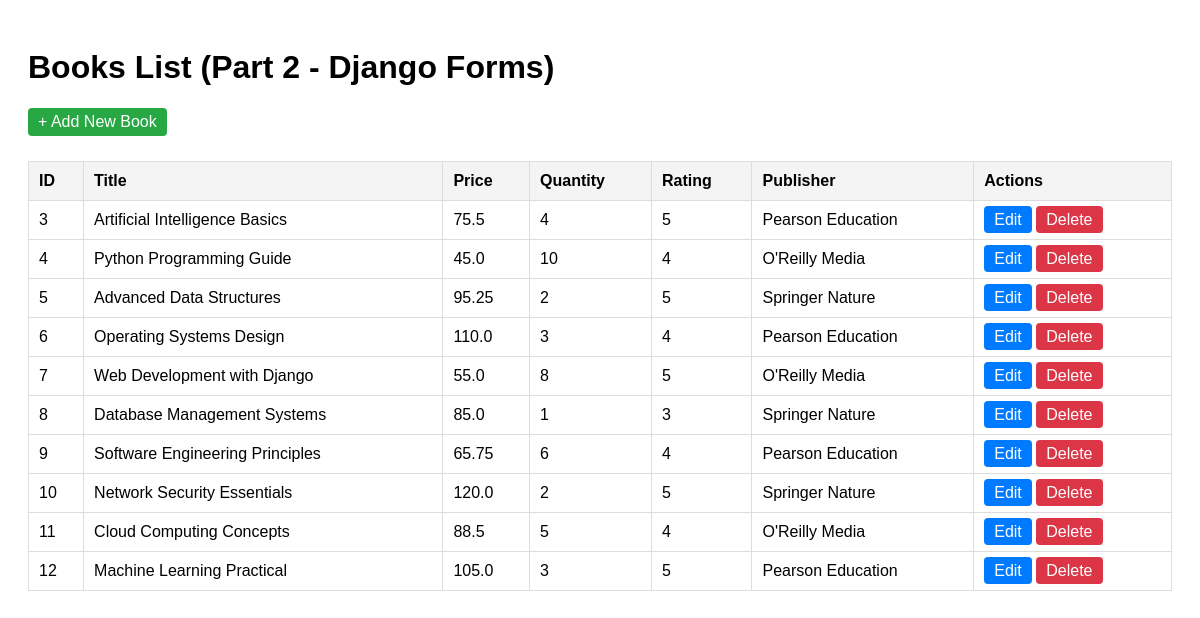
Screenshot of /books/lab9_part2/listbooks/ with the database file from the repository.
### apps/bookmodule/models.py (models this page shows, shortened)
class Books(models.Model):
    title = models.CharField(max_length=100)
    price = models.FloatField(default=0.0)
    quantity = models.IntegerField(default=1)
    pubdate = models.DateTimeField()
    rating = models.SmallIntegerField(default=1)
    publisher = models.ForeignKey(Publisher, null=True, on_delete=models.SET_NULL, related_name='books')
    authors = models.ManyToManyField(Author)

class Publisher(models.Model):
    name = models.CharField(max_length=200)
    location = models.CharField(max_length=300)

### apps/bookmodule/views.py (the view)
# urls.py: path('lab9_part2/listbooks/', views.lab9_part2_listbooks, name='lab9_part2_listbooks'),
def lab9_part2_listbooks(request):
    books = Books.objects.all()
    return render(request, 'bookmodule/lab9_part2_listbooks.html', {'books': books})

### apps/templates/bookmodule/lab9_part2_listbooks.html (shortened to what this page needs)
<!DOCTYPE html>
<html lang="en">
<head>
</head>
<body>
    <h1>Books List (Part 2 - Django Forms)</h1>
    <a href="/books/lab9_part2/addbook/" class="btn btn-add">+ Add New Book</a>
    <table>
        <thead>
            <tr>
                <th>ID</th>
                <th>Title</th>
                <th>Price</th>
                <th>Quantity</th>
                <th>Rating</th>
                <th>Publisher</th>
                <th>Actions</th>
            </tr>
        </thead>
        <tbody>
            {% for book in books %}
            <tr>
                <td>{{ book.id }}</td>
                <td>{{ book.title }}</td>
                <td>{{ book.price }}</td>
                <td>{{ book.quantity }}</td>
                <td>{{ book.rating }}</td>
                <td>{{ book.publisher.name|default:"N/A" }}</td>
                <td>
                    <a href="/books/lab9_part2/editbook/{{ book.id }}/" class="btn btn-edit">Edit</a>
                    <a href="/books/lab9_part2/deletebook/{{ book.id }}/" class="btn btn-delete" onclick="return confirm('Are you sure you want to delete this book?');">Delete</a>
                </td>
            </tr>
            {% empty %}
            <tr>
                <td colspan="7">No books found.</td>
            </tr>
            {% endfor %}
        </tbody>
    </table>
</body>
</html>

### apps/templates/bookmodule/lab9_part2_listbooks.html (style rules this page uses)
body { font-family: Arial, sans-serif; padding: 20px; }
table { width: 100%; border-collapse: collapse; margin-top: 15px; }
th, td { border: 1px solid #ddd; padding: 10px; text-align: left; }
th { background-color: #f4f4f4; }
.btn { padding: 5px 10px; text-decoration: none; border-radius: 4px; color: white; }
.btn-add { background-color: #28a745; display: inline-block; margin-bottom: 10px; }
.btn-edit { background-color: #007bff; }
.btn-delete { background-color: #dc3545; }

### rows the page displays
Books: id "3", title "Artificial Intelligence Basics", price "75.5", quantity "4", rating "5", publisher.name "Pearson Education"
Books: id "4", title "Python Programming Guide", price "45.0", quantity "10", rating "4", publisher.name "O'Reilly Media"
Books: id "5", title "Advanced Data Structures", price "95.25", quantity "2", rating "5", publisher.name "Springer Nature"
Books: id "6", title "Operating Systems Design", price "110.0", quantity "3", rating "4", publisher.name "Pearson Education"
Books: id "7", title "Web Development with Django", price "55.0", quantity "8", rating "5", publisher.name "O'Reilly Media"
Books: id "8", title "Database Management Systems", price "85.0", quantity "1", rating "3", publisher.name "Springer Nature"
Books: id "9", title "Software Engineering Principles", price "65.75", quantity "6", rating "4", publisher.name "Pearson Education"
Books: id "10", title "Network Security Essentials", price "120.0", quantity "2", rating "5", publisher.name "Springer Nature"
Books: id "11", title "Cloud Computing Concepts", price "88.5", quantity "5", rating "4", publisher.name "O'Reilly Media"
Books: id "12", title "Machine Learning Practical", price "105.0", quantity "3", rating "5", publisher.name "Pearson Education"
